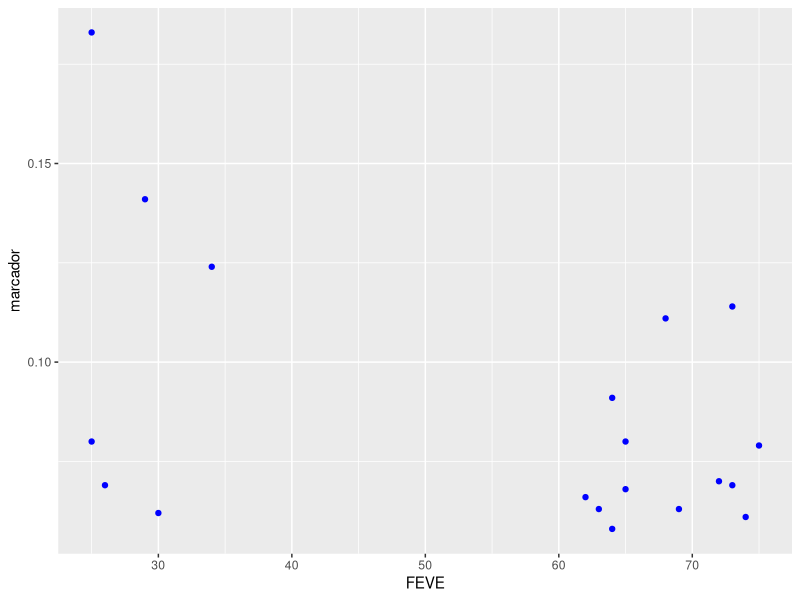
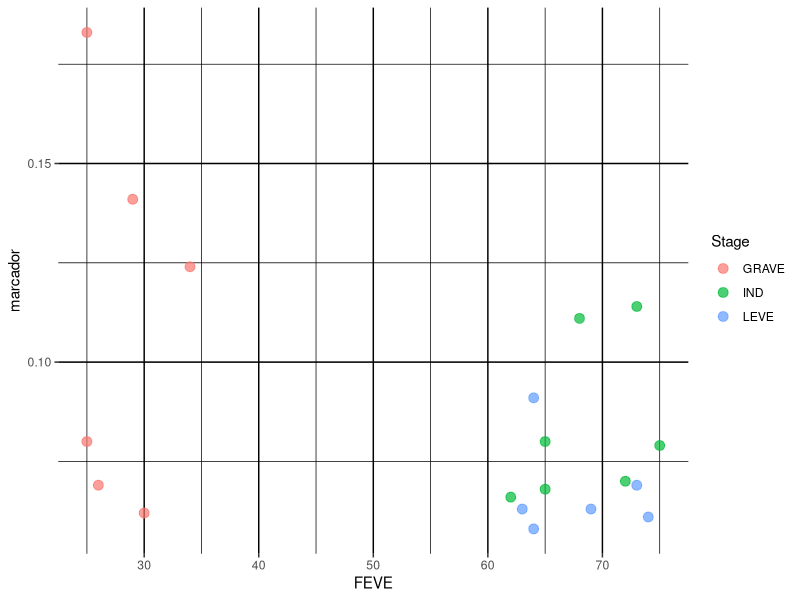

Here is the R script that generated these plots, in order:
#01 - instalar pacote
#install.packages("ggplot2")

#02 - carregar pacote
library(ggplot2)

#03 - atribuicao e leitura da tabela
dtaula <- read.csv2("dtaula1.csv", stringsAsFactors = T)

#04 - plot, FEVE, marcador
ggplot(dtaula) +
  geom_point(aes(x = FEVE, y = marcador), color = 'blue')

#05 - plot FEVE, marcador, estagios da doenca
dtaula$Stage <- factor(dtaula$Stage)

ggplot(dtaula) +
  geom_point(aes(x = FEVE, y = marcador, color = Stage),
             size=3, alpha=0.7)+
  theme(panel.background = element_rect(fill  = "white"),
        panel.grid = element_line(colour='black'))
